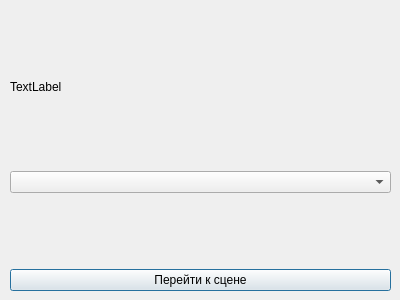
<?xml version="1.0" encoding="UTF-8"?>
<ui version="4.0">
 <class>SecondWindow</class>
 <widget class="QDialog" name="SecondWindow">
  <property name="geometry">
   <rect>
    <x>0</x>
    <y>0</y>
    <width>400</width>
    <height>300</height>
   </rect>
  </property>
  <property name="windowTitle">
   <string>Dialog</string>
  </property>
  <widget class="QWidget" name="gridLayoutWidget">
   <property name="geometry">
    <rect>
     <x>10</x>
     <y>10</y>
     <width>381</width>
     <height>281</height>
    </rect>
   </property>
   <layout class="QVBoxLayout" name="verticalLayout">
    <item>
     <spacer name="verticalSpacer">
      <property name="orientation">
       <enum>Qt::Vertical</enum>
      </property>
      <property name="sizeHint" stdset="0">
       <size>
        <width>20</width>
        <height>40</height>
       </size>
      </property>
     </spacer>
    </item>
    <item>
     <widget class="QLabel" name="label">
      <property name="text">
       <string>TextLabel</string>
      </property>
     </widget>
    </item>
    <item>
     <spacer name="verticalSpacer_3">
      <property name="orientation">
       <enum>Qt::Vertical</enum>
      </property>
      <property name="sizeHint" stdset="0">
       <size>
        <width>20</width>
        <height>40</height>
       </size>
      </property>
     </spacer>
    </item>
    <item>
     <widget class="QComboBox" name="mode"/>
    </item>
    <item>
     <spacer name="verticalSpacer_2">
      <property name="orientation">
       <enum>Qt::Vertical</enum>
      </property>
      <property name="sizeHint" stdset="0">
       <size>
        <width>20</width>
        <height>40</height>
       </size>
      </property>
     </spacer>
    </item>
    <item>
     <widget class="QPushButton" name="pushButton">
      <property name="text">
       <string>Перейти к сцене</string>
      </property>
     </widget>
    </item>
   </layout>
  </widget>
 </widget>
 <resources/>
 <connections/>
</ui>
